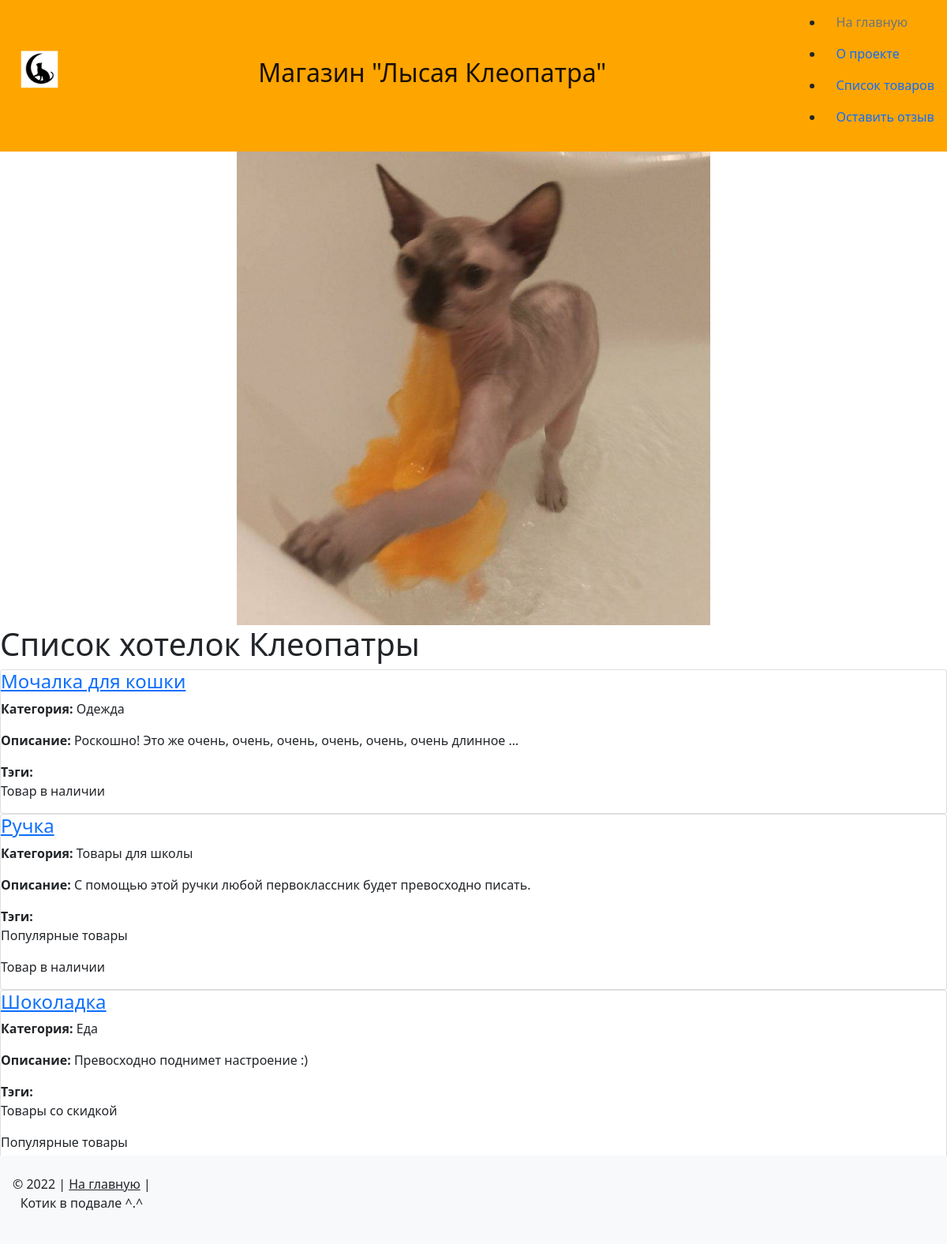
The page / on the database its author committed.
### catalog/models.py (models this page shows, shortened)
class Item(PublishedBaseModel):
    objects = ItemManager()
    name = models.CharField('название товара',
                            max_length=150,
                            help_text='Максимум 150 символов',
                            default='Здесь должно быть название')
    text = models.TextField(verbose_name='Описание',
                            default='',
                            validators=[validate_perfect('роскошно',
                                                         'превосходно')],
                            help_text=('Обязательно используйте слово роскошно'
                                       ' или превосходно!'))
    category = models.ForeignKey(Category,
                                 on_delete=models.CASCADE,
                                 verbose_name='категория')
    tags = models.ManyToManyField(Tag,
                                  verbose_name='тэги')
    is_on_main = models.BooleanField('показывать на главной', default=False)
    class Meta:
        verbose_name = 'товар'
        verbose_name_plural = 'товары'
        default_related_name = 'items'
    def main_image_tmb(self):
        if self.main_image:
            return mark_safe(
                f'<img src="{self.main_image.get_small_img.url}">'
            )
        return 'Нет изображения'
    main_image_tmb.short_description = 'превью'
    main_image_tmb.allow_tags = True
    def get_absolute_url(self):
        return reverse('catalog:detail', kwargs={'pk': self.pk})

class Category(PublishedBaseModel, SlugBaseModel):
    name = models.CharField('название категории',
                            max_length=150,
                            help_text='Максимум 150 символов',
                            default='Здесь должно быть название', unique=True)
    weight = models.SmallIntegerField('вес',
                                      default=100,
                                      help_text='Целое число x, 0 < x < 32767',
                                      validators=[MinValueValidator(1),
                                                  MaxValueValidator(32766)])
    class Meta:
        verbose_name = 'категория'
        verbose_name_plural = 'категории'

class Tag(PublishedBaseModel, SlugBaseModel):
    name = models.CharField('название тэга',
                            max_length=150,
                            help_text='Максимум 150 символов',
                            default='Здесь должно быть название', unique=True)
    class Meta:
        verbose_name = 'тэг'
        verbose_name_plural = 'тэги'
        default_related_name = 'tags'

### homepage/views.py (the view)
# urls.py: path('', views.home, name='home')
def home(request):
    template_name = 'homepage/homepage.html'
    items = Item.objects.published().order_by('name').filter(is_on_main=True)
    context = {'items': items, }
    return render(request, template_name, context)

### catalog/models.py (called while the page is built)
    def published(self):
        return (
            self.get_queryset()
                .filter(is_published=True, category__is_published=True)
                .select_related('category')
                .prefetch_related(Prefetch
                                  ('tags',
                                   queryset=Tag.objects
                                               .all()
                                               .filter(is_published=True)))
                .only('name', 'text', 'category__name')
        )

### templates/homepage/homepage.html
{% extends "base.html" %}
{% load static %}
{% block content %}
    <img class="mx-auto d-block" src="{% static 'img/cat.jpg' %}" alt="photo" width="600">
    <h1>Список хотелок Клеопатры</h1>
    {% if items|length > 0 %}
        {% for item in items %}
            {% include "catalog/includes/item_card.html" %}
        {% endfor %}
    {% else %}
        <p><h5>Пока пусто</h5></p>
    {% endif %}
{% endblock %}

### templates/catalog/includes/item_card.html
<div class="card">
    <h4 class="card-title"><a href="{{ item.get_absolute_url }}">{{ item.name }}</a></h4>
    {% with request.resolver_match.view_name as view_name %}
        {% if view_name != 'catalog:list'%}<p><b>Категория:</b> {{item.category.name}}</p>{% endif %}
        <p><b>Описание: </b>{% if view_name != "catalog:detail" %}{{item.text | truncatewords_html:10}}{% else %}{{item.text}}{% endif %}</p>
        <div><b>Тэги:</b>
        {% for tag in item.tags.all %}
            <p>{{ tag.name }}</p>
        {% endfor %}
        </div>
    {% endwith %}
</div>

### templates/base.html (style rules this page uses)
body { padding-bottom: 100px; }

### rows shown on the page
Item: name "Мочалка для кошки", category.name "Одежда", text "Роскошно! Это же очень, очень, очень, очень, очень, очень длинное …"
Tag: name "Товар в наличии"
Item: name "Ручка", category.name "Товары для школы", text "С помощью этой ручки любой первоклассник будет превосходно писать."
Tag: name "Популярные товары"
Item: name "Шоколадка", category.name "Еда", text "Превосходно поднимет настроение :)"
Tag: name "Товары со скидкой"
